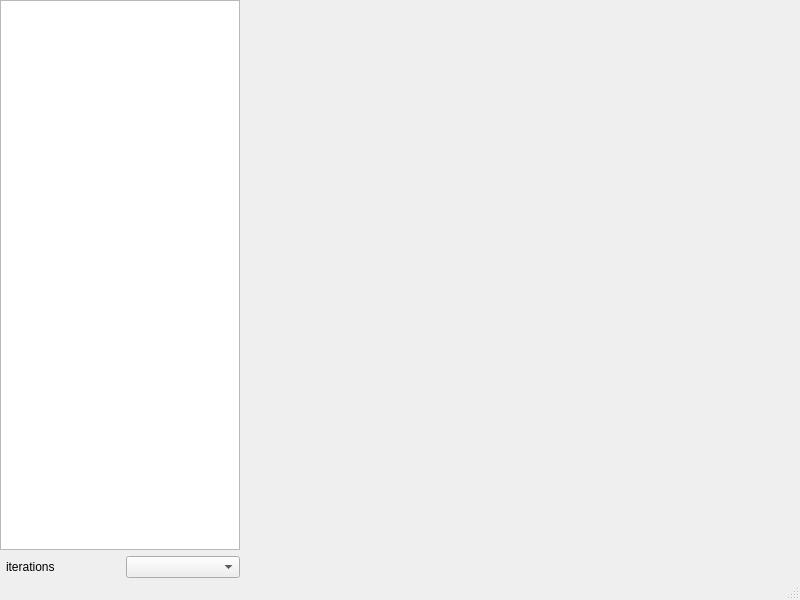
<?xml version="1.0" encoding="UTF-8"?>
<ui version="4.0">
 <class>MainWindow</class>
 <widget class="QMainWindow" name="MainWindow">
  <property name="geometry">
   <rect>
    <x>0</x>
    <y>0</y>
    <width>800</width>
    <height>600</height>
   </rect>
  </property>
  <property name="windowTitle">
   <string>MainWindow</string>
  </property>
  <widget class="QWidget" name="centralwidget">
   <layout class="QGridLayout" name="gridLayout_3">
    <property name="leftMargin">
     <number>0</number>
    </property>
    <property name="topMargin">
     <number>0</number>
    </property>
    <property name="rightMargin">
     <number>0</number>
    </property>
    <property name="bottomMargin">
     <number>0</number>
    </property>
    <item row="0" column="0">
     <layout class="QHBoxLayout" name="horizontalLayout" stretch="0,1">
      <item>
       <layout class="QVBoxLayout" name="verticalLayout">
        <property name="leftMargin">
         <number>0</number>
        </property>
        <property name="bottomMargin">
         <number>0</number>
        </property>
        <item>
         <widget class="QTreeWidget" name="treeWidget">
          <property name="maximumSize">
           <size>
            <width>240</width>
            <height>16777215</height>
           </size>
          </property>
          <property name="indentation">
           <number>20</number>
          </property>
          <attribute name="headerVisible">
           <bool>false</bool>
          </attribute>
          <column>
           <property name="text">
            <string notr="true">1</string>
           </property>
          </column>
         </widget>
        </item>
        <item>
         <widget class="QWidget" name="widget" native="true">
          <property name="maximumSize">
           <size>
            <width>240</width>
            <height>16777215</height>
           </size>
          </property>
          <layout class="QGridLayout" name="gridLayout_2">
           <property name="leftMargin">
            <number>0</number>
           </property>
           <property name="topMargin">
            <number>0</number>
           </property>
           <property name="rightMargin">
            <number>0</number>
           </property>
           <property name="bottomMargin">
            <number>0</number>
           </property>
           <item row="0" column="0">
            <layout class="QGridLayout" name="gridLayout">
             <property name="leftMargin">
              <number>6</number>
             </property>
             <item row="0" column="1">
              <widget class="QComboBox" name="comboBox"/>
             </item>
             <item row="0" column="0">
              <widget class="QLabel" name="label_2">
               <property name="minimumSize">
                <size>
                 <width>0</width>
                 <height>0</height>
                </size>
               </property>
               <property name="text">
                <string>iterations</string>
               </property>
              </widget>
             </item>
            </layout>
           </item>
          </layout>
         </widget>
        </item>
       </layout>
      </item>
      <item>
       <widget class="QLabel" name="label">
        <property name="text">
         <string/>
        </property>
        <property name="alignment">
         <set>Qt::AlignLeading|Qt::AlignLeft|Qt::AlignTop</set>
        </property>
       </widget>
      </item>
     </layout>
    </item>
   </layout>
  </widget>
  <widget class="QStatusBar" name="statusbar"/>
  <action name="actionSave">
   <property name="text">
    <string>Save</string>
   </property>
  </action>
 </widget>
 <resources/>
 <connections/>
</ui>
